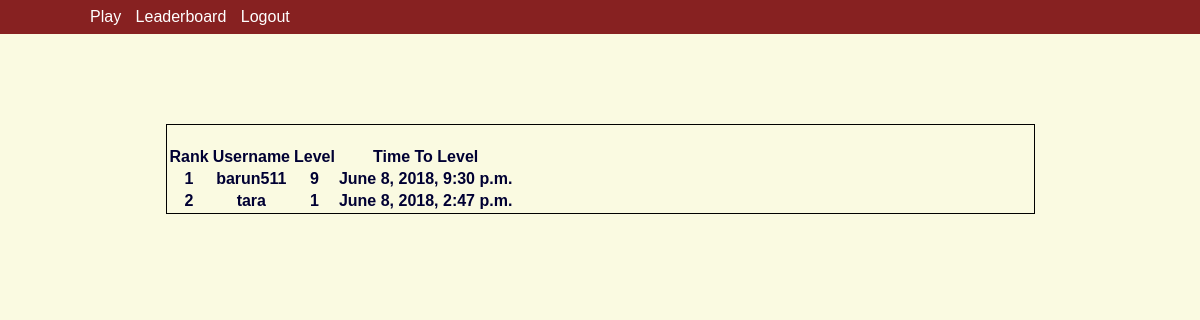
Page /leaderboard/ (signed in) on the committed database.
### hunt/models.py (models this page shows, shortened)
class Profile(models.Model):
        user = models.OneToOneField(User, on_delete=models.CASCADE)
        level = models.IntegerField(default=0)
        time_of_level = models.DateTimeField(auto_now=True)

### hunt/views.py (the view)
# urls.py: url(r'^leaderboard/?$', views.leaderboard, name="leaderboard"),
def leaderboard(request):
    ranked_list = Profile.objects.order_by('-level','time_of_level')
    return render(request, 'leaderboard.html', {'ranked_list' : ranked_list})

### hunt/templates/leaderboard.html
{% extends 'base.html' %}
{% block 'content' %}
<div class="level">
	<table>
	<tr>
		<th> Rank </th>
		<th> Username </th>
		<th> Level </th>
		<th> Time To Level </th>
	</tr>
	{% for user in ranked_list %}
	<tr>
		<th> {{ forloop.counter }} </th>
		<th> {{ user.user.username }} </th>
		<th> {{ user.level }} </th>
		<th> {{user.time_of_level}}</th>
	</tr>
	{% endfor %}
</div>
{% endblock %}

### hunt/static/index.css (style rules this page uses)
body { margin:0px; padding:0px; color:#000033; font-family: Helvetica; background-color: rgb(250, 250, 225); }
.level { border: 1px solid black; width:85%; margin-left:auto; margin-right:auto; padding-top:20px; text-align:center; }

### rows in the picture
Profile: user.username "barun511", level "9", time_of_level "June 8, 2018, 9:30 p.m."
Profile: user.username "tara", level "1", time_of_level "June 8, 2018, 2:47 p.m."
